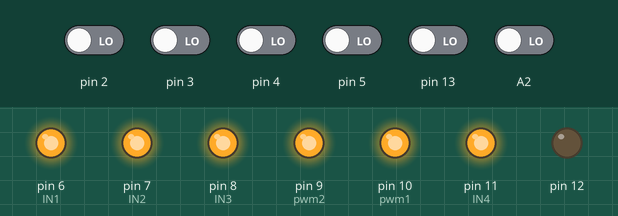
Recording of a sketch running on a simulated Arduino Uno, built with avr-gcc and run on an emulated ATmega328P. Parts: output pins drawn as LEDs (lit = HIGH). The test bench sets the inputs (shaded band); at power-on: A2, pin 2–5, pin 13 LOW.

Above: at 1.2 s.
1.3 s: pin 2 driven HIGH
At 1.8 s:
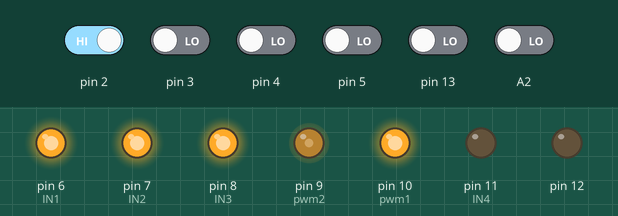
2.8 s: pin 2 driven LOW and pin 5 driven HIGH
At 4.0 s:
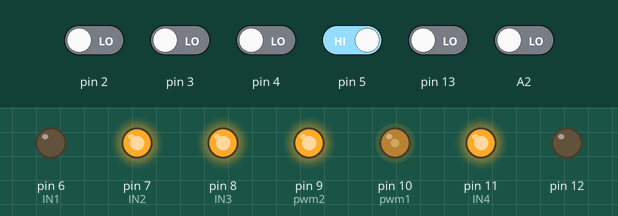
4.3 s: pin 2 driven HIGH and pin 5 driven LOW
At 5.3 s:
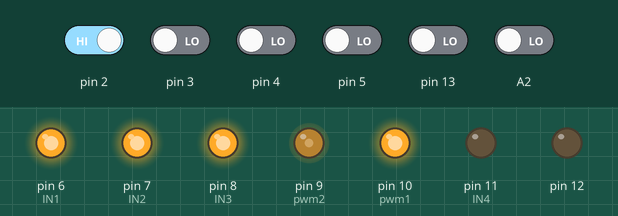
Timing chart, 0 to 7.3 s (numbered marks = the images above; inputs shaded):
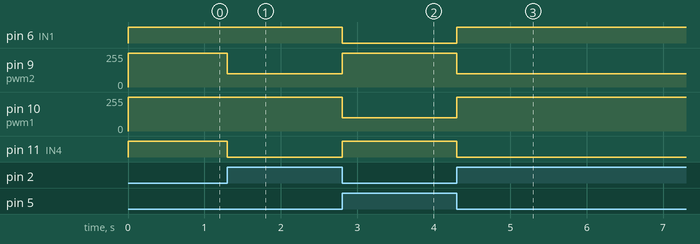

Measured:
- after the input at 1.3 s, pin 9 (pwm2): 255/255 → 100/255 at once; pin 11 (IN4): HIGH → LOW at once
- after the input at 2.8 s, pin 6 (IN1): HIGH → LOW at once; pin 9 (pwm2): 100/255 → 255/255 at once; pin 10 (pwm1): 255/255 → 100/255 at once; pin 11 (IN4): LOW → HIGH at once
- after the input at 4.3 s, pin 6 (IN1): LOW → HIGH at once; pin 9 (pwm2): 255/255 → 100/255 at once; pin 10 (pwm1): 100/255 → 255/255 at once; pin 11 (IN4): HIGH → LOW at once

The sketch:

just_masiryab.ino
```cpp
#define fan 12
#define IN1 6
#define IN2 7
#define IN3 8
#define IN4 11
#define pwm1 10
#define pwm2 9
//
#define pwm_max 255
#define pwm_left 100
#define pwm_right 100
#define pwm_forward 120

void setup() {

  configPins();
    Stop();

}

void loop() {


 while (1) {
    bool sen1 = digitalRead(13);
    bool sen2 = digitalRead(2);
    bool sen3 = digitalRead(5);
    bool sen4 = digitalRead(4);
    bool sen5 = digitalRead(3);
    bool sen6 = digitalRead(A2);

    if ((sen1) && (sen6) && (!sen2) && (!sen3) && (!sen4) && (!sen5)) {

      forward(pwm_forward);

    } else if ((sen1) && (!sen6) && (!sen2) && (!sen3) && (!sen4) && (!sen5)) {

      forward(pwm_forward);

    } else if ((!sen1) && (sen6) && (!sen2) && (sen3) && (!sen4) && (!sen5)) {

      left(pwm_left);

    } else if ((!sen1) && (sen6) && (!sen2) && (sen3) && (!sen4) && (sen5)) {

      left(pwm_left);

    } else if ((!sen1) && (!sen6) && (!sen2) && (sen3) && (!sen4) && (sen5)) {

      left(pwm_left);

    } else if ((!sen1) && (sen6) && (!sen2) && (!sen3) && (!sen4) && (sen5)) {

      left(pwm_left);

    } else if ((!sen1) && (!sen6) && (!sen2) && (sen3) && (!sen4) && (!sen5)) {

      left(pwm_left);
      //////////////////////////////////////////////////////
    } else if ((!sen1) && (sen6) && (sen2) && (!sen3) && (!sen4) && (!sen5)) {
      right(pwm_right);

    } else if ((!sen1) && (sen6) && (sen2) && (!sen3) && (sen4) && (!sen5)) {

      right(pwm_right);

    } else if ((!sen1) && (!sen6) && (sen2) && (!sen3) && (sen4) && (!sen5)) {

      right(pwm_right);

    } else if ((!sen1) && (sen6) && (!sen2) && (!sen3) && (sen4) && (!sen5)) {

      right(pwm_right);

    } else if ((!sen1) && (!sen6) && (sen2) && (!sen3) && (!sen4) && (!sen5)) {

      right(pwm_right);

    } else if  ((sen1) && (sen6) && (sen2) && (sen3) && (sen4) && (sen5)) {

      Stop();

    }
  }
}

void forward(unsigned char Speed) {
  digitalWrite(IN1, 0);
  digitalWrite(IN2, 1);
  digitalWrite(IN3, 1);
  digitalWrite(IN4, 0);
  analogWrite(pwm1, Speed);
  analogWrite(pwm2, Speed - 20);
}

void left(unsigned char Speed) {
  digitalWrite(IN1, 0);
  digitalWrite(IN2, 1);
  digitalWrite(IN3, 1);
  digitalWrite(IN4, 1);
  analogWrite(pwm1, Speed);
  analogWrite(pwm2, pwm_max);
}
void right(unsigned char Speed) {
  digitalWrite(IN1, 1);
  digitalWrite(IN2, 1);
  digitalWrite(IN3, 1);
  digitalWrite(IN4, 0);
  analogWrite(pwm1, pwm_max);
  analogWrite(pwm2, Speed);
}
void Stop(void) {
  digitalWrite(IN1, 1);
  digitalWrite(IN2, 1);
  digitalWrite(IN3, 1);
  digitalWrite(IN4, 1);
  analogWrite(pwm1, pwm_max);
  analogWrite(pwm2, pwm_max);
}

void configPins(void) {
  for (int i = 6; i < 13; i++) {
    pinMode(i, OUTPUT);
  }
  //pinMode(led, OUTPUT);
  for (int i = 2; i < 6; i++) {
    pinMode(i, INPUT);
  }
  pinMode(13, INPUT);
  pinMode(A2, INPUT);
  //pinMode(sw, INPUT_PULLUP);
}
```
